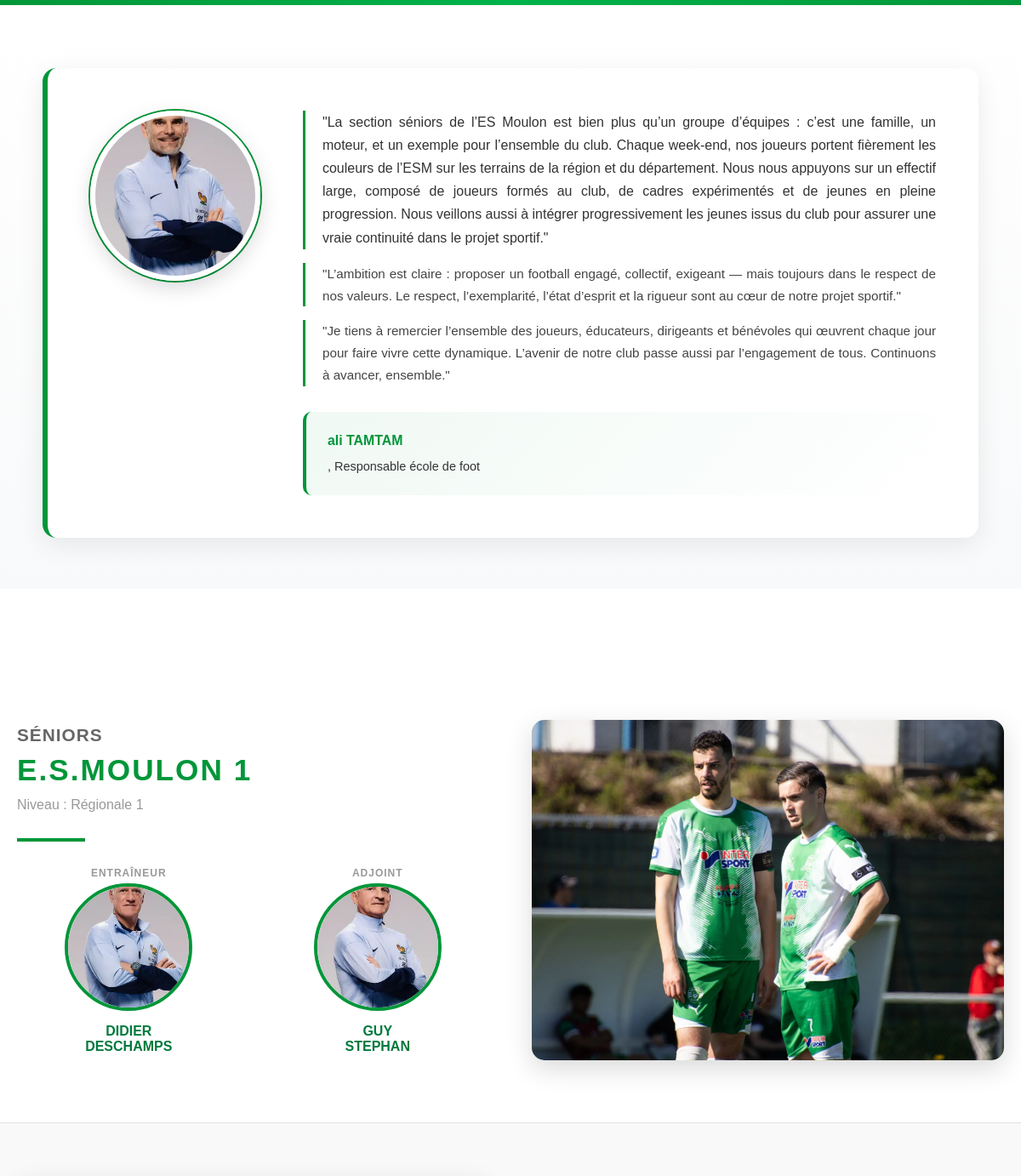
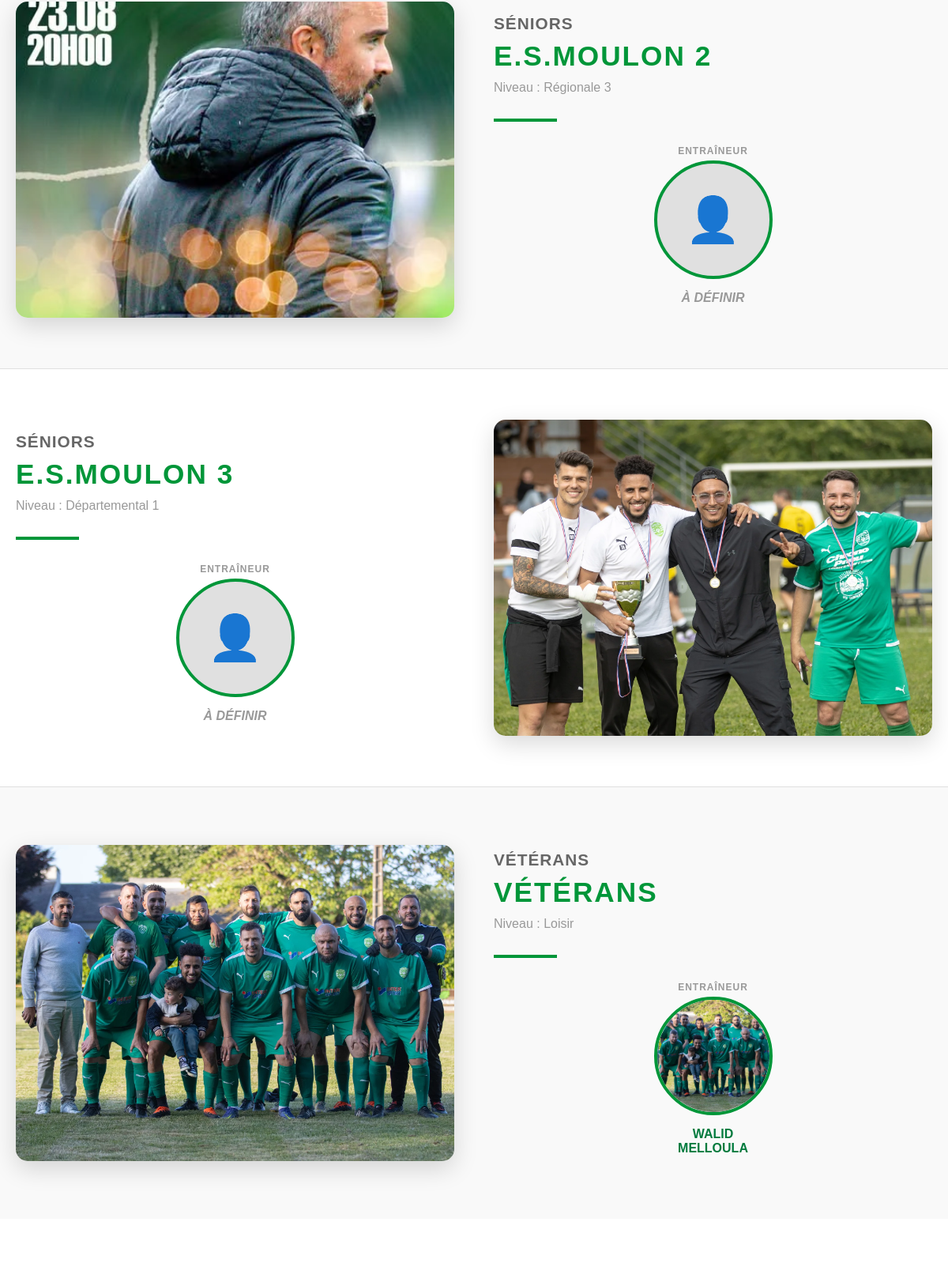
The app's page /pages/Nos_equipes/seniors.php with its own data (2 pictures, top to bottom).
### tables this page shows
CREATE TABLE `users` (
  `id_user` int NOT NULL,
  `id_role` int NOT NULL,
  `has_backoffice_access` tinyint(1) DEFAULT '0',
  `name` varchar(100) NOT NULL,
  `first_name` varchar(100) NOT NULL,
  `birth_date` date DEFAULT NULL,
  `phone` varchar(20) DEFAULT NULL,
  `address` varchar(255) DEFAULT NULL,
  `email` varchar(255) DEFAULT NULL,
  `password` varchar(255) DEFAULT NULL,
  `reset_token` varchar(255) DEFAULT NULL,
  `reset_token_expiry` datetime DEFAULT NULL,
  `is_password_set` tinyint(1) DEFAULT '0',
  `status` tinyint(1) NOT NULL DEFAULT '1',
  `created_at` datetime NOT NULL DEFAULT CURRENT_TIMESTAMP,
  `updated` datetime NOT NULL DEFAULT CURRENT_TIMESTAMP ON UPDATE CURRENT_TIMESTAMP,
  `id_media` int DEFAULT NULL
);

CREATE TABLE `medias` (
  `id_media` int NOT NULL,
  `file_name` varchar(255) NOT NULL,
  `file_type` varchar(50) NOT NULL,
  `usage_type` varchar(50) DEFAULT NULL,
  `file_path` varchar(255) NOT NULL,
  `uploaded_at` datetime NOT NULL,
  `description` text,
  `id_user` int DEFAULT NULL,
  `id_category_media` int DEFAULT NULL
);

CREATE TABLE `club_functions` (
  `id_club_function` int NOT NULL,
  `function_name` varchar(100) NOT NULL,
  `function_type` enum('sportif','administratif') NOT NULL,
  `ordre_affichage` int NOT NULL DEFAULT '99'
);

CREATE TABLE `teams` (
  `id_team` int NOT NULL,
  `name` varchar(100) NOT NULL,
  `level` varchar(50) NOT NULL,
  `id_club_team` tinyint(1) NOT NULL DEFAULT '1',
  `id_category` int DEFAULT NULL,
  `id_media` int DEFAULT NULL,
  `id_team_logo` int DEFAULT NULL
);

CREATE TABLE `categories` (
  `id_category` int NOT NULL,
  `name` varchar(100) NOT NULL,
  `description` text
);

### includes/config.php (called while the page is built, shortened)
<?php
function asset(string $path = ''): string {
    if (strpos($path, 'uploads/') === 0) {
        return BASE_URL . '/assets/' . ltrim($path, '/');
    }
    return rtrim(ASSETS_URL, '/') . '/' . ltrim($path, '/');
}

### pages/Nos_equipes/seniors.php (the view, shortened to what this page needs)
<?php
require_once __DIR__ . '/../../includes/config.php';
$result = $conn->query($sql);
$teams = $result ? $result->fetch_all(MYSQLI_ASSOC) : [];
$responsable_sql = "
    SELECT
        u.first_name,
        u.name,
        cf.function_name AS role_title,
        m.file_path AS photo
    FROM users u
    INNER JOIN users_club_functions ucf ON u.id_user = ucf.id_user
    INNER JOIN club_functions cf ON ucf.id_club_function = cf.id_club_function
    LEFT JOIN medias m ON u.id_media = m.id_media
    WHERE
        LOWER(CONVERT(cf.function_name USING utf8mb4)) LIKE '%responsable%'
        AND LOWER(CONVERT(cf.function_name USING utf8mb4)) LIKE '%ecole%'
    AND (ucf.end_date IS NULL OR ucf.end_date >= CURDATE())
    ORDER BY ucf.start_date DESC
    LIMIT 1
";
$responsable_result = $conn->query($responsable_sql);
$responsable = $responsable_result ? $responsable_result->fetch_assoc() : null;
?>
  <section class="responsable-header option4">
    <div class="responsable-inner">
      <div class="responsable-photo-wrapper">
        <?php if ($responsable && !empty($responsable['photo'])): ?>
          <img src="<?= asset($responsable['photo']) ?>" alt="Photo responsable" class="responsable-photo">
        <?php else: ?>
          <div class="responsable-photo-placeholder">👤</div>
        <?php endif; ?>
      </div>
      <div class="responsable-text">
        <p class="responsable-quote">
          "La section séniors de l’ES Moulon est bien plus qu’un groupe d’équipes : c’est une famille, un moteur,
          et un exemple pour l’ensemble du club.
          Chaque week-end, nos joueurs portent fièrement les couleurs de l’ESM sur les terrains de la région et du département.
          Nous nous appuyons sur un effectif large, composé de joueurs formés au club, de cadres expérimentés et de jeunes en pleine progression.
          Nous veillons aussi à intégrer progressivement les jeunes issus du club pour assurer une vraie continuité dans le projet sportif."
        </p>
        <p class="responsable-quote">
          "L’ambition est claire : proposer un football engagé, collectif, exigeant — mais toujours dans le respect de nos valeurs.
          Le respect, l’exemplarité, l’état d’esprit et la rigueur sont au cœur de notre projet sportif."
        </p>
        <p class="responsable-quote">
          "Je tiens à remercier l’ensemble des joueurs, éducateurs, dirigeants et bénévoles qui œuvrent chaque jour pour faire vivre cette dynamique.
          L’avenir de notre club passe aussi par l’engagement de tous.
          Continuons à avancer, ensemble."
        </p>
        <p class="responsable-signature">
          <strong><?= $responsable ? htmlspecialchars($responsable['first_name'] . ' ' . strtoupper($responsable['name'])) : 'Responsable à définir' ?></strong>,
          <?= $responsable['role_title'] ?? 'Président' ?>
        </p>
      </div>
    </div>
  </section>
  <div class="teams-wrapper">
    <?php if (empty($teams)): ?>
      <div class="empty-state">
        <span>⚽</span>
        <p>Aucune équipe enregistrée pour le moment.</p>
      </div>
    <?php else: ?>
      <?php foreach ($teams as $team): ?>
        <section class="team-section">
          <div class="team-content">
            <div class="team-photo-container">
              <?php if (!empty($team['team_photo'])): ?>
                <img src="<?= asset($team['team_photo']) ?>" alt="Photo équipe" class="team-photo">
              <?php else: ?>
                <div class="team-photo-placeholder">⚽</div>
              <?php endif; ?>
            </div>
            <div class="team-info">
              <div class="team-category"><?= htmlspecialchars($team['category_name']) ?></div>
              <h2 class="team-name"><?= htmlspecialchars($team['name']) ?></h2>
              <div class="team-level">Niveau : <?= htmlspecialchars($team['level']) ?></div>
              <div class="separator-line"></div>
              <div class="coaches-container">
                <div class="coach-item">
                  <div class="coach-label">Entraîneur</div>
                  <?php if (!empty($team['coach_photo'])): ?>
                    <img src="<?= asset($team['coach_photo']) ?>" alt="Photo coach" class="coach-photo">
                  <?php else: ?>
                    <div class="coach-photo-placeholder">👤</div>
                  <?php endif; ?>
                  <?php if (!empty($team['coach_firstname'])): ?>
                    <div class="coach-name">
                      <?= htmlspecialchars($team['coach_firstname']) ?><br>
                      <?= htmlspecialchars(strtoupper($team['coach_name'])) ?>
                    </div>
                  <?php else: ?>
                    <div class="coach-name undefined">À définir</div>
                  <?php endif; ?>
                </div>
                <?php if (!empty($team['adjoint_firstname'])): ?>
                <div class="coach-item">
                  <div class="coach-label">Adjoint</div>
                  <?php if (!empty($team['adjoint_photo'])): ?>
                    <img src="<?= asset($team['adjoint_photo']) ?>" alt="Photo adjoint" class="coach-photo">
                  <?php else: ?>
                    <div class="coach-photo-placeholder">👤</div>
                  <?php endif; ?>
                  <div class="coach-name">
                    <?= htmlspecialchars($team['adjoint_firstname']) ?><br>
                    <?= htmlspecialchars(strtoupper($team['adjoint_name'])) ?>
                  </div>
                </div>
                <?php endif; ?>
              </div>
            </div>
          </div>
        </section>
      <?php endforeach; ?>
    <?php endif; ?>
  </div>

### records on screen
users: id_media.file_path (picture), first_name+name "ali TAMTAM", club_functions.function_name "Responsable école de foot"
teams: id_media.file_path (picture), id_category.name "SÉNIORS", name "E.S.MOULON 1", level "Régionale 1", shows a picture, coach_firstname "DIDIER", coach_name "DESCHAMPS", adjoint_firstname "GUY", adjoint_name "STEPHAN"
teams: id_media.file_path (picture), id_category.name "SÉNIORS", name "E.S.MOULON 2", level "Régionale 3", shows "À DÉFINIR"
teams: id_media.file_path (picture), id_category.name "SÉNIORS", name "E.S.MOULON 3", level "Départemental 1", shows "À DÉFINIR"
teams: id_media.file_path (picture), id_category.name "VÉTÉRANS", name "VÉTÉRANS", level "Loisir", shows a picture, coach_firstname "WALID", coach_name "MELLOULA"
